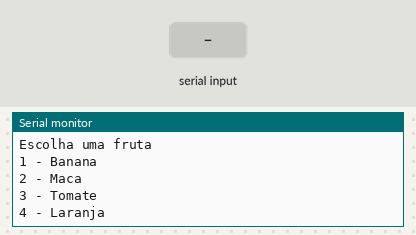
A sketch run on a simulated Arduino Uno, built with avr-gcc and run on an emulated ATmega328P. Parts: the last lines printed to the serial monitor. The inputs (shaded band) are chosen by the test bench.

Above: at 1.2 s.
1.3 s: "90,45\n" received over Serial
At 2.3 s:
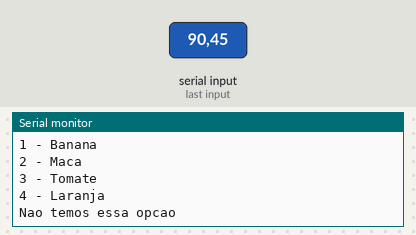
4.3 s: "1\n" received over Serial
At 7.1 s:
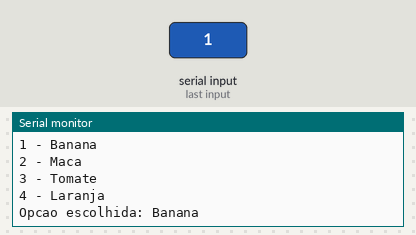
7.3 s: "2\n" received over Serial
At 10.0 s:
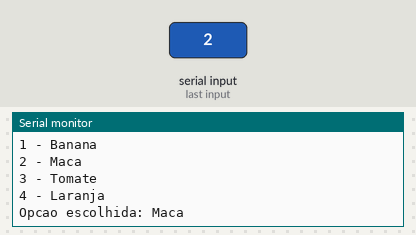
10.3 s: "3\n" received over Serial
At 11.9 s:
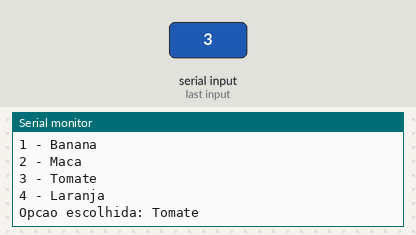
12.9 s: "4\n" received over Serial
At 14.8 s:
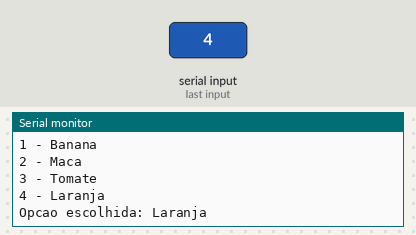

The sketch:

switch1.ino
```cpp
// C++ code
//
void setup()
{
  Serial.begin(9600);
}

void loop()
{
  Serial.println("Escolha uma fruta");
  Serial.println("1 - Banana");
  Serial.println("2 - Maca");
  Serial.println("3 - Tomate");
  Serial.println("4 - Laranja");
  while(! Serial.available());
  int opcao = Serial.parseInt();

  switch(opcao){
   case 1:
    Serial.println("Opcao escolhida: Banana");
    break;
    case 2:
    Serial.println("Opcao escolhida: Maca");
    break;
    case 3:
    Serial.println("Opcao escolhida: Tomate");
    break;
    case 4:
    Serial.println("Opcao escolhida: Laranja");
    break;
    default:
    Serial.println("Nao temos essa opcao");
  }
  Serial.println();
  delay(2500);
}
```

Measured:
- after the input at 1.3 s, the serial monitor: prints a new line at once (image 1)
- after the input at 4.3 s, the serial monitor: prints a new line after 2.1 s (image 2)
- after the input at 7.3 s, the serial monitor: prints a new line after 1.6 s (image 3)
- after the input at 10.3 s, the serial monitor: prints a new line after 1.2 s (image 4)
- after the input at 12.9 s, the serial monitor: prints a new line after 1.1 s (image 5)
